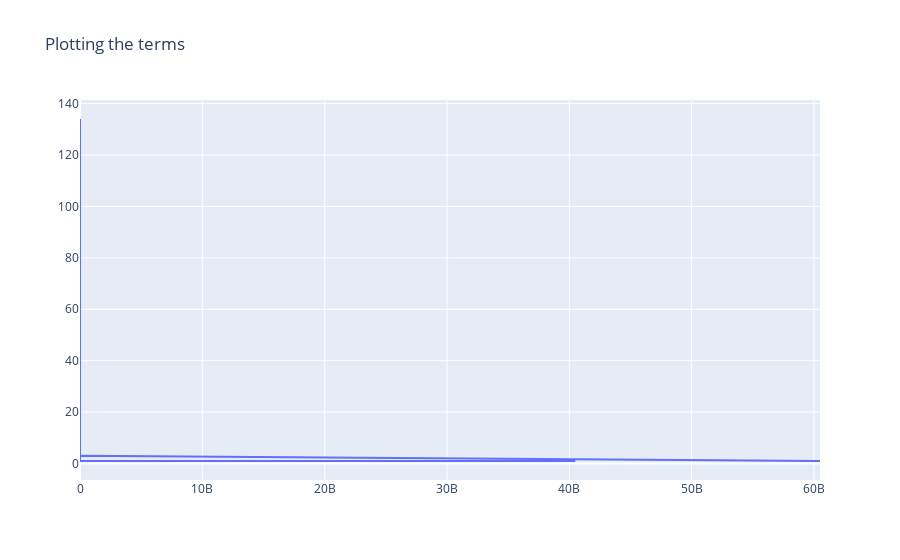

The notebook cell saved with this chart:
### Markdown cell above
### >>> **Exercise 14 (take home):** 
The chart above contains all the vocabulary, and it's computationally intensive to both compute and visualize. Can you efficiently reduce the number of terms you want to visualize as an exercise.

### Code cell
# Answer here
import plotly.graph_objects as go
fig = go.Figure()
fig.add_trace(go.Scatter(x=count_vect.get_feature_names()[:200], 
            y=term_frequencies[:200]))
fig.update_layout(title = 'Plotting the terms')
fig.show()

### Figure 1 — Plotly figure (JSON) as saved in the notebook; plotly's stock layout.template omitted (floating-point values rounded to 4 significant figures; data arrays with more than 128 entries replaced by an {"elided": "..."} marker saying what was removed)
{"data": [{"type": "scatter", "x": {"elided": "200 str values"}, "y": {"elided": "200 int values"}}], "layout": {"title": {"text": "Plotting the terms"}}}
